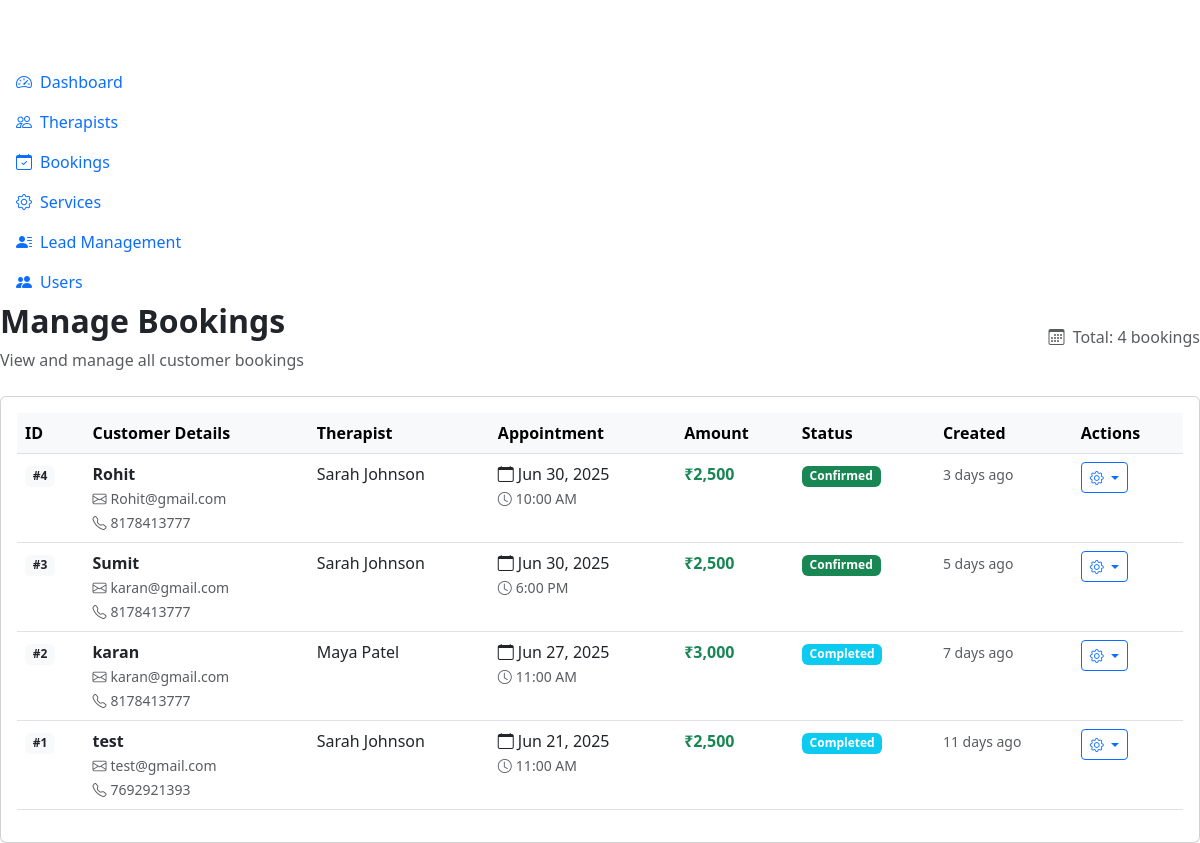
Screenshot of /admin/bookings.php (signed in) with the database file from the repository.
### tables this page shows
CREATE TABLE `bookings` (
  `id` int(11) NOT NULL,
  `therapist_id` int(11) NOT NULL,
  `full_name` varchar(100) NOT NULL,
  `email` varchar(100) NOT NULL,
  `phone` varchar(20) NOT NULL,
  `booking_date` date NOT NULL,
  `booking_time` time NOT NULL,
  `message` text DEFAULT NULL,
  `status` enum('pending','confirmed','cancelled','completed') DEFAULT 'pending',
  `payment_status` enum('pending','paid','failed') DEFAULT 'pending',
  `total_amount` decimal(10,2) DEFAULT NULL,
  `created_at` timestamp NOT NULL DEFAULT current_timestamp()
);

CREATE TABLE `therapists` (
  `id` int(11) NOT NULL,
  `name` varchar(100) NOT NULL,
  `price_per_session` decimal(10,2) NOT NULL,
  `height` varchar(20) DEFAULT NULL,
  `weight` varchar(20) DEFAULT NULL,
  `description` text DEFAULT NULL,
  `availability_slots` text DEFAULT NULL,
  `main_image` varchar(255) DEFAULT NULL,
  `status` enum('active','inactive') DEFAULT 'active',
  `created_at` timestamp NOT NULL DEFAULT current_timestamp(),
  `updated_at` timestamp NOT NULL DEFAULT current_timestamp() ON UPDATE current_timestamp()
);

### includes/database.php (called while the page is built, shortened)
<?php
class Database {
    private static $instance = null;
    private $connection;
    private function __construct() {
        try {
            $this->connection = new PDO(
                "mysql:host=" . DB_HOST . ";dbname=" . DB_NAME . ";charset=utf8mb4",
                DB_USER,
                DB_PASS,
                [
                    PDO::ATTR_ERRMODE => PDO::ERRMODE_EXCEPTION,
                    PDO::ATTR_DEFAULT_FETCH_MODE => PDO::FETCH_ASSOC,
                    PDO::ATTR_EMULATE_PREPARES => false
                ]
            );
        } catch(PDOException $e) {
            die("Database connection failed: " . $e->getMessage());
        }
    }
    public static function getInstance() {
        if (self::$instance === null) {
            self::$instance = new self();
        }
        return self::$instance;
    }
    public function prepare($sql) {
        return $this->connection->prepare($sql);
    }
}
function getDB() {
    return Database::getInstance();
}
?>

### includes/functions.php (called while the page is built, shortened)
<?php
require_once 'database.php';
function getAllBookings() {
    $db = getDB();
    $stmt = $db->prepare("
        SELECT b.*, t.name as therapist_name
        FROM bookings b
        LEFT JOIN therapists t ON b.therapist_id = t.id
        ORDER BY b.created_at DESC
    ");
    $stmt->execute();
    return $stmt->fetchAll();
}
function formatPrice($price) {
    return '₹' . number_format($price, 0);
}
function timeAgo($datetime) {
    $time = time() - strtotime($datetime);
    if ($time < 2592000) return floor($time / 86400) . ' days ago';
    return date('M j, Y', strtotime($datetime));
}
?>

### admin/bookings.php (the view, shortened to what this page needs)
<?php
require_once '../includes/functions.php';
$bookings = getAllBookings();
?>
<?php include 'includes/admin_header.php'; ?>
<div class="admin-content">
    <div class="d-flex justify-content-between align-items-center mb-4">
        <div>
            <h2 class="fw-bold">Manage Bookings</h2>
            <p class="text-muted mb-0">View and manage all customer bookings</p>
        </div>
        <div class="text-muted">
            <i class="bi bi-calendar3 me-1"></i>
            Total: <?php echo count($bookings); ?> bookings
        </div>
    </div>
    <div class="card">
        <div class="card-body">
            <?php if (empty($bookings)): ?>
                <div class="text-center py-5">
                    <i class="bi bi-calendar-x display-4 text-muted"></i>
                    <h5 class="text-muted mt-3">No bookings found</h5>
                    <p class="text-muted">Bookings will appear here once customers start making appointments.</p>
                </div>
            <?php else: ?>
                <div class="table-responsive">
                    <table class="table table-hover">
                        <thead class="table-light">
                            <tr>
                                <th>ID</th>
                                <th>Customer Details</th>
                                <th>Therapist</th>
                                <th>Appointment</th>
                                <th>Amount</th>
                                <th>Status</th>
                                <th>Created</th>
                                <th>Actions</th>
                            </tr>
                        </thead>
                        <tbody>
                            <?php foreach ($bookings as $booking): ?>
                                <tr>
                                    <td>
                                        <span class="badge bg-light text-dark">#<?php echo $booking['id']; ?></span>
                                    </td>
                                    <td>
                                        <div>
                                            <strong><?php echo htmlspecialchars($booking['full_name']); ?></strong><br>
                                            <small class="text-muted">
                                                <i class="bi bi-envelope me-1"></i><?php echo htmlspecialchars($booking['email']); ?><br>
                                                <i class="bi bi-telephone me-1"></i><?php echo htmlspecialchars($booking['phone']); ?>
                                            </small>
                                        </div>
                                    </td>
                                    <td>
                                        <span class="fw-medium"><?php echo htmlspecialchars($booking['therapist_name'] ?? 'N/A'); ?></span>
                                    </td>
                                    <td>
                                        <div>
                                            <i class="bi bi-calendar me-1"></i><?php echo date('M j, Y', strtotime($booking['booking_date'])); ?><br>
                                            <small class="text-muted">
                                                <i class="bi bi-clock me-1"></i><?php echo date('g:i A', strtotime($booking['booking_time'])); ?>
                                            </small>
                                        </div>
                                    </td>
                                    <td>
                                        <span class="fw-bold text-success"><?php echo formatPrice($booking['total_amount']); ?></span>
                                    </td>
                                    <td>
                                        <span class="badge bg-<?php
                                            echo match($booking['status']) {
                                                'confirmed' => 'success',
                                                'pending' => 'warning',
                                                'cancelled' => 'danger',
                                                'completed' => 'info',
                                                default => 'secondary'
                                            };
                                        ?>">
                                            <?php echo ucfirst($booking['status']); ?>
                                        </span>
                                    </td>
                                    <td>
                                        <small class="text-muted"><?php echo timeAgo($booking['created_at']); ?></small>
                                    </td>
                                    <td>
                                        <div class="dropdown">
                                            <button class="btn btn-outline-primary btn-sm dropdown-toggle" type="button" data-bs-toggle="dropdown">
                                                <i class="bi bi-gear"></i>
                                            </button>
                                        </div>
                                    </td>
                                </tr>
                            <?php endforeach; ?>
                        </tbody>
                    </table>
                </div>
            <?php endif; ?>
        </div>
    </div>
</div>
<?php include 'includes/admin_footer.php'; ?>

### rows the page displays
bookings: id "4", full_name "Rohit", email "Rohit@gmail.com", phone "8178413777", therapist.name "Sarah Johnson", booking_date "Jun 30, 2025", booking_time "10:00 AM", total_amount "₹2,500", status "Confirmed", created_at "3 days ago"
bookings: id "3", full_name "Sumit", email "karan@gmail.com", phone "8178413777", therapist.name "Sarah Johnson", booking_date "Jun 30, 2025", booking_time "6:00 PM", total_amount "₹2,500", status "Confirmed", created_at "5 days ago"
bookings: id "2", full_name "karan", email "karan@gmail.com", phone "8178413777", therapist.name "Maya Patel", booking_date "Jun 27, 2025", booking_time "11:00 AM", total_amount "₹3,000", status "Completed", created_at "7 days ago"
bookings: id "1", full_name "test", email "test@gmail.com", phone "7692921393", therapist.name "Sarah Johnson", booking_date "Jun 21, 2025", booking_time "11:00 AM", total_amount "₹2,500", status "Completed", created_at "11 days ago"

### other values shown
count($bookings) "4"
